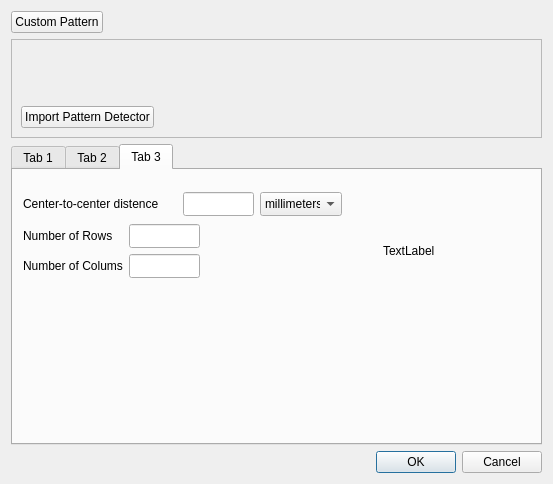
<?xml version="1.0" encoding="UTF-8"?>
<ui version="4.0">
 <class>PropertiesDialog</class>
 <widget class="QDialog" name="PropertiesDialog">
  <property name="geometry">
   <rect>
    <x>0</x>
    <y>0</y>
    <width>553</width>
    <height>484</height>
   </rect>
  </property>
  <property name="windowTitle">
   <string>Dialog</string>
  </property>
  <layout class="QVBoxLayout" name="verticalLayout_2">
   <item>
    <layout class="QHBoxLayout" name="horizontalLayout_2">
     <item>
      <widget class="QPushButton" name="pushButton_customPattern">
       <property name="text">
        <string>Custom Pattern</string>
       </property>
       <property name="checkable">
        <bool>true</bool>
       </property>
      </widget>
     </item>
     <item>
      <spacer name="horizontalSpacer_3">
       <property name="orientation">
        <enum>Qt::Horizontal</enum>
       </property>
       <property name="sizeHint" stdset="0">
        <size>
         <width>378</width>
         <height>20</height>
        </size>
       </property>
      </spacer>
     </item>
    </layout>
   </item>
   <item>
    <widget class="QFrame" name="frame_customPattern">
     <property name="frameShape">
      <enum>QFrame::StyledPanel</enum>
     </property>
     <property name="frameShadow">
      <enum>QFrame::Raised</enum>
     </property>
     <layout class="QVBoxLayout" name="verticalLayout">
      <item>
       <widget class="QLabel" name="label_customPattern">
        <property name="minimumSize">
         <size>
          <width>501</width>
          <height>51</height>
         </size>
        </property>
        <property name="text">
         <string/>
        </property>
       </widget>
      </item>
      <item>
       <layout class="QHBoxLayout" name="horizontalLayout_3">
        <item>
         <widget class="QPushButton" name="pushButton_importPatternDetector">
          <property name="text">
           <string>Import Pattern Detector</string>
          </property>
         </widget>
        </item>
        <item>
         <spacer name="horizontalSpacer_4">
          <property name="orientation">
           <enum>Qt::Horizontal</enum>
          </property>
          <property name="sizeHint" stdset="0">
           <size>
            <width>328</width>
            <height>20</height>
           </size>
          </property>
         </spacer>
        </item>
       </layout>
      </item>
     </layout>
    </widget>
   </item>
   <item>
    <widget class="QTabWidget" name="tabWidget_properties">
     <property name="currentIndex">
      <number>2</number>
     </property>
     <widget class="QWidget" name="tab">
      <attribute name="title">
       <string>Tab 1</string>
      </attribute>
      <widget class="QLabel" name="label_checker">
       <property name="geometry">
        <rect>
         <x>370</x>
         <y>20</y>
         <width>131</width>
         <height>121</height>
        </rect>
       </property>
       <property name="text">
        <string>TextLabel</string>
       </property>
      </widget>
      <widget class="QWidget" name="layoutWidget">
       <property name="geometry">
        <rect>
         <x>10</x>
         <y>20</y>
         <width>325</width>
         <height>118</height>
        </rect>
       </property>
       <layout class="QVBoxLayout" name="verticalLayout_3">
        <item>
         <layout class="QHBoxLayout" name="horizontalLayout_4">
          <item>
           <widget class="QLabel" name="label_3">
            <property name="text">
             <string>Size of checkboard square</string>
            </property>
           </widget>
          </item>
          <item>
           <widget class="QLineEdit" name="lineEdit_size">
            <property name="minimumSize">
             <size>
              <width>71</width>
              <height>24</height>
             </size>
            </property>
            <property name="maximumSize">
             <size>
              <width>71</width>
              <height>24</height>
             </size>
            </property>
           </widget>
          </item>
          <item>
           <widget class="QComboBox" name="comboBox_unit">
            <property name="minimumSize">
             <size>
              <width>82</width>
              <height>24</height>
             </size>
            </property>
            <property name="maximumSize">
             <size>
              <width>82</width>
              <height>24</height>
             </size>
            </property>
            <item>
             <property name="text">
              <string>millimeters</string>
             </property>
            </item>
            <item>
             <property name="text">
              <string>centimeters</string>
             </property>
            </item>
            <item>
             <property name="text">
              <string>inches</string>
             </property>
            </item>
           </widget>
          </item>
         </layout>
        </item>
        <item>
         <layout class="QHBoxLayout" name="horizontalLayout_5">
          <item>
           <widget class="QLabel" name="label_2">
            <property name="text">
             <string>Image distortion</string>
            </property>
           </widget>
          </item>
          <item>
           <spacer name="horizontalSpacer_5">
            <property name="orientation">
             <enum>Qt::Horizontal</enum>
            </property>
            <property name="sizeHint" stdset="0">
             <size>
              <width>40</width>
              <height>20</height>
             </size>
            </property>
           </spacer>
          </item>
          <item>
           <widget class="QRadioButton" name="radioButton_low">
            <property name="text">
             <string>Low</string>
            </property>
           </widget>
          </item>
          <item>
           <spacer name="horizontalSpacer_6">
            <property name="orientation">
             <enum>Qt::Horizontal</enum>
            </property>
            <property name="sizeHint" stdset="0">
             <size>
              <width>40</width>
              <height>20</height>
             </size>
            </property>
           </spacer>
          </item>
          <item>
           <widget class="QRadioButton" name="radioButton_high">
            <property name="text">
             <string>High</string>
            </property>
           </widget>
          </item>
         </layout>
        </item>
        <item>
         <layout class="QGridLayout" name="gridLayout_3">
          <item row="0" column="0">
           <widget class="QLabel" name="label">
            <property name="text">
             <string>Number of Rows</string>
            </property>
           </widget>
          </item>
          <item row="0" column="1">
           <widget class="QLineEdit" name="lineEdit_chessbd_rows">
            <property name="minimumSize">
             <size>
              <width>71</width>
              <height>24</height>
             </size>
            </property>
            <property name="maximumSize">
             <size>
              <width>71</width>
              <height>24</height>
             </size>
            </property>
           </widget>
          </item>
          <item row="0" column="2">
           <spacer name="horizontalSpacer">
            <property name="orientation">
             <enum>Qt::Horizontal</enum>
            </property>
            <property name="sizeHint" stdset="0">
             <size>
              <width>40</width>
              <height>20</height>
             </size>
            </property>
           </spacer>
          </item>
          <item row="1" column="0">
           <widget class="QLabel" name="label_4">
            <property name="text">
             <string>Number of Colums</string>
            </property>
           </widget>
          </item>
          <item row="1" column="1">
           <widget class="QLineEdit" name="lineEdit_chessbd_cols">
            <property name="minimumSize">
             <size>
              <width>71</width>
              <height>24</height>
             </size>
            </property>
            <property name="maximumSize">
             <size>
              <width>71</width>
              <height>24</height>
             </size>
            </property>
           </widget>
          </item>
         </layout>
        </item>
       </layout>
      </widget>
     </widget>
     <widget class="QWidget" name="tab_2">
      <attribute name="title">
       <string>Tab 2</string>
      </attribute>
      <widget class="QLabel" name="label_asymImg">
       <property name="geometry">
        <rect>
         <x>370</x>
         <y>20</y>
         <width>131</width>
         <height>121</height>
        </rect>
       </property>
       <property name="text">
        <string>TextLabel</string>
       </property>
      </widget>
      <widget class="QWidget" name="layoutWidget">
       <property name="geometry">
        <rect>
         <x>10</x>
         <y>20</y>
         <width>319</width>
         <height>92</height>
        </rect>
       </property>
       <layout class="QVBoxLayout" name="verticalLayout_4">
        <item>
         <layout class="QHBoxLayout" name="horizontalLayout_6">
          <item>
           <widget class="QLabel" name="label_6">
            <property name="text">
             <string>Center-to-center distence</string>
            </property>
           </widget>
          </item>
          <item>
           <widget class="QLineEdit" name="lineEdit_asymSize">
            <property name="minimumSize">
             <size>
              <width>71</width>
              <height>24</height>
             </size>
            </property>
            <property name="maximumSize">
             <size>
              <width>71</width>
              <height>24</height>
             </size>
            </property>
           </widget>
          </item>
          <item>
           <widget class="QComboBox" name="comboBox_unit_2">
            <property name="minimumSize">
             <size>
              <width>82</width>
              <height>24</height>
             </size>
            </property>
            <property name="maximumSize">
             <size>
              <width>82</width>
              <height>24</height>
             </size>
            </property>
            <item>
             <property name="text">
              <string>millimeters</string>
             </property>
            </item>
            <item>
             <property name="text">
              <string>centimeters</string>
             </property>
            </item>
            <item>
             <property name="text">
              <string>inches</string>
             </property>
            </item>
           </widget>
          </item>
         </layout>
        </item>
        <item>
         <layout class="QGridLayout" name="gridLayout">
          <item row="0" column="2">
           <widget class="QLineEdit" name="lineEdit_dim1">
            <property name="minimumSize">
             <size>
              <width>71</width>
              <height>24</height>
             </size>
            </property>
            <property name="maximumSize">
             <size>
              <width>71</width>
              <height>24</height>
             </size>
            </property>
           </widget>
          </item>
          <item row="1" column="1">
           <widget class="QLabel" name="label_9">
            <property name="text">
             <string>Dim2</string>
            </property>
           </widget>
          </item>
          <item row="0" column="0">
           <widget class="QLabel" name="label_7">
            <property name="text">
             <string>Pattern dimensions</string>
            </property>
           </widget>
          </item>
          <item row="1" column="2">
           <widget class="QLineEdit" name="lineEdit_dim2">
            <property name="minimumSize">
             <size>
              <width>71</width>
              <height>24</height>
             </size>
            </property>
            <property name="maximumSize">
             <size>
              <width>71</width>
              <height>24</height>
             </size>
            </property>
           </widget>
          </item>
          <item row="0" column="1">
           <widget class="QLabel" name="label_8">
            <property name="text">
             <string>Dim1</string>
            </property>
           </widget>
          </item>
          <item row="0" column="3">
           <spacer name="horizontalSpacer_7">
            <property name="orientation">
             <enum>Qt::Horizontal</enum>
            </property>
            <property name="sizeHint" stdset="0">
             <size>
              <width>40</width>
              <height>20</height>
             </size>
            </property>
           </spacer>
          </item>
         </layout>
        </item>
       </layout>
      </widget>
     </widget>
     <widget class="QWidget" name="tab_3">
      <attribute name="title">
       <string>Tab 3</string>
      </attribute>
      <widget class="QLabel" name="label_synImg">
       <property name="geometry">
        <rect>
         <x>370</x>
         <y>20</y>
         <width>131</width>
         <height>121</height>
        </rect>
       </property>
       <property name="text">
        <string>TextLabel</string>
       </property>
      </widget>
      <widget class="QWidget" name="layoutWidget">
       <property name="geometry">
        <rect>
         <x>10</x>
         <y>20</y>
         <width>319</width>
         <height>92</height>
        </rect>
       </property>
       <layout class="QVBoxLayout" name="verticalLayout_5">
        <item>
         <layout class="QHBoxLayout" name="horizontalLayout_7">
          <item>
           <widget class="QLabel" name="label_10">
            <property name="text">
             <string>Center-to-center distence</string>
            </property>
           </widget>
          </item>
          <item>
           <widget class="QLineEdit" name="lineEdit_symSize">
            <property name="minimumSize">
             <size>
              <width>71</width>
              <height>24</height>
             </size>
            </property>
            <property name="maximumSize">
             <size>
              <width>71</width>
              <height>24</height>
             </size>
            </property>
           </widget>
          </item>
          <item>
           <widget class="QComboBox" name="comboBox_unit_3">
            <property name="minimumSize">
             <size>
              <width>82</width>
              <height>24</height>
             </size>
            </property>
            <property name="maximumSize">
             <size>
              <width>82</width>
              <height>24</height>
             </size>
            </property>
            <item>
             <property name="text">
              <string>millimeters</string>
             </property>
            </item>
            <item>
             <property name="text">
              <string>centimeters</string>
             </property>
            </item>
            <item>
             <property name="text">
              <string>inches</string>
             </property>
            </item>
           </widget>
          </item>
         </layout>
        </item>
        <item>
         <layout class="QGridLayout" name="gridLayout_2">
          <item row="1" column="1">
           <widget class="QLineEdit" name="lineEdit_sy_cols">
            <property name="minimumSize">
             <size>
              <width>71</width>
              <height>24</height>
             </size>
            </property>
            <property name="maximumSize">
             <size>
              <width>71</width>
              <height>24</height>
             </size>
            </property>
           </widget>
          </item>
          <item row="0" column="1">
           <widget class="QLineEdit" name="lineEdit_sy_rows">
            <property name="minimumSize">
             <size>
              <width>71</width>
              <height>24</height>
             </size>
            </property>
            <property name="maximumSize">
             <size>
              <width>71</width>
              <height>24</height>
             </size>
            </property>
           </widget>
          </item>
          <item row="0" column="0">
           <widget class="QLabel" name="label_11">
            <property name="text">
             <string>Number of Rows</string>
            </property>
           </widget>
          </item>
          <item row="1" column="0">
           <widget class="QLabel" name="label_12">
            <property name="text">
             <string>Number of Colums</string>
            </property>
           </widget>
          </item>
          <item row="0" column="2">
           <spacer name="horizontalSpacer_8">
            <property name="orientation">
             <enum>Qt::Horizontal</enum>
            </property>
            <property name="sizeHint" stdset="0">
             <size>
              <width>40</width>
              <height>20</height>
             </size>
            </property>
           </spacer>
          </item>
         </layout>
        </item>
       </layout>
      </widget>
     </widget>
    </widget>
   </item>
   <item>
    <widget class="QDialogButtonBox" name="buttonBox">
     <property name="orientation">
      <enum>Qt::Horizontal</enum>
     </property>
     <property name="standardButtons">
      <set>QDialogButtonBox::Cancel|QDialogButtonBox::Ok</set>
     </property>
    </widget>
   </item>
  </layout>
 </widget>
 <resources/>
 <connections>
  <connection>
   <sender>buttonBox</sender>
   <signal>accepted()</signal>
   <receiver>PropertiesDialog</receiver>
   <slot>accept()</slot>
   <hints>
    <hint type="sourcelabel">
     <x>248</x>
     <y>254</y>
    </hint>
    <hint type="destinationlabel">
     <x>157</x>
     <y>274</y>
    </hint>
   </hints>
  </connection>
  <connection>
   <sender>buttonBox</sender>
   <signal>rejected()</signal>
   <receiver>PropertiesDialog</receiver>
   <slot>reject()</slot>
   <hints>
    <hint type="sourcelabel">
     <x>316</x>
     <y>260</y>
    </hint>
    <hint type="destinationlabel">
     <x>286</x>
     <y>274</y>
    </hint>
   </hints>
  </connection>
 </connections>
</ui>
